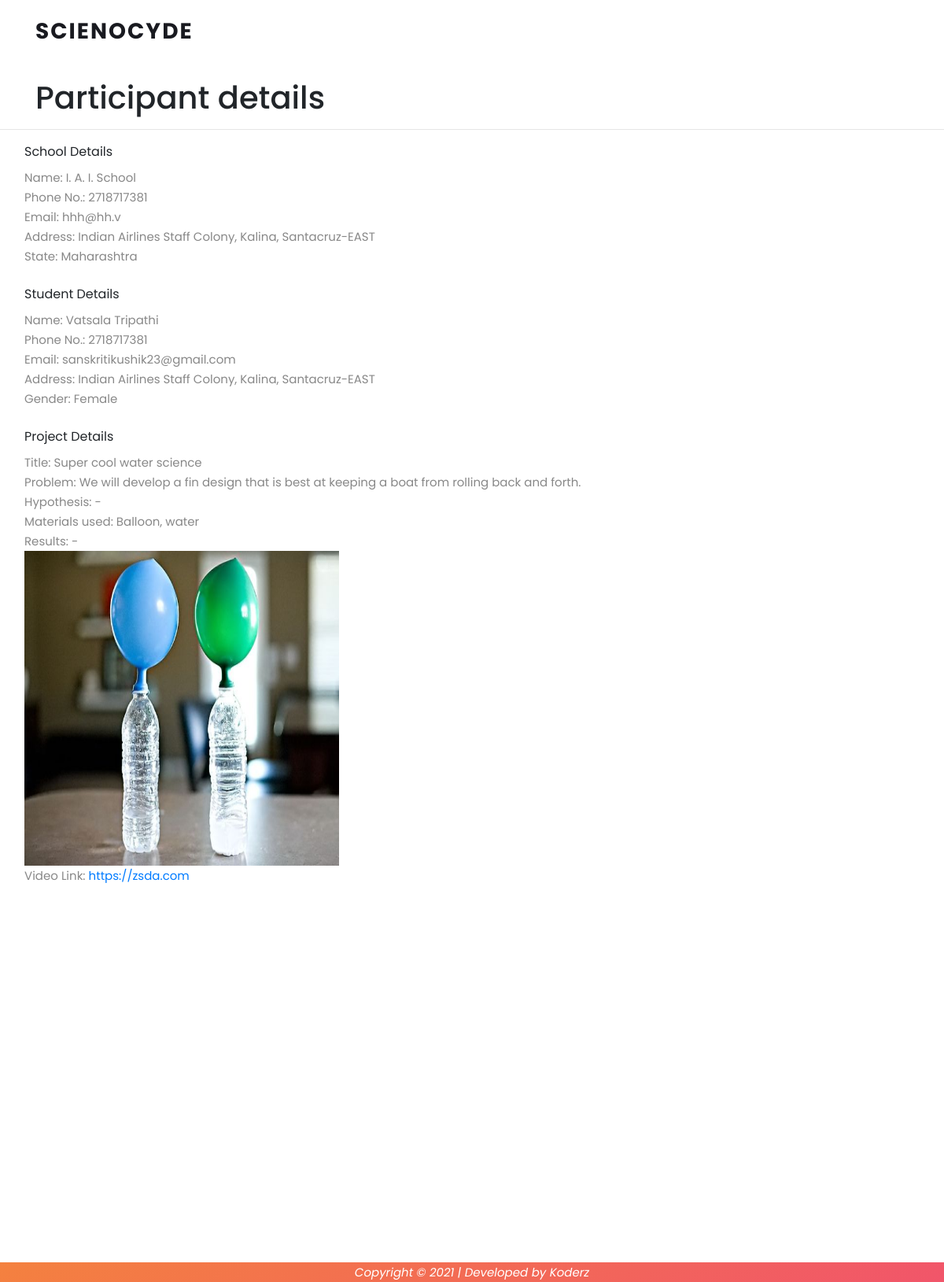
The app's page /core/project_details/9 with its own data.
### core/models.py (models this page shows, shortened)
class Participant(models.Model):
    username = models.CharField(max_length=50, default="null", blank=True)
    School_Name = models.CharField(max_length=50)
    School_Phone_no = models.CharField(max_length=150)
    School_Email_address = models.EmailField(max_length=100)
    School_Address = models.CharField(max_length=200)
    State = models.CharField(max_length=100)
    Student_Name = models.CharField(max_length=50)
    Contact_no = models.CharField(max_length=150)
    Email_address = models.EmailField(max_length=100)
    House_Address = models.CharField(max_length=200)
    Gender = models.CharField(max_length=100)
    Title_of_your_project = models.CharField(max_length=200)
    Question_or_Problem = models.CharField(max_length=100)
    Hypothesis_or_possible_solution = models.CharField(max_length=50)
    Materials_needed = models.CharField(max_length=150)
    Results = models.CharField(max_length=100)
    Image_of_Project = models.URLField()
    Link_of_your_project = models.URLField(max_length=200)
    host_id = models.CharField(max_length=10)
    date = models.DateTimeField(auto_now_add=True)
    class Meta:
        ordering = ["-date"]

### core/views.py (the view)
def project_details(request, project_id):
    template_name = "core/project_details.html"
    project_obj = Participant.objects.get(pk=project_id)
    context = {"project_obj": project_obj}
    return render(request, template_name, context)

### templates/core/project_details.html (shortened to what this page needs)
{% extends 'base.html' %} {% load static %} {% block extra_css %} {% endblock %}
{% block body %}
<section class="section" id="about">
  <div class="container">
    <div class="form-element-html">
      <h1>Participant details</h1>
    </div>
  </div>
  <div
    data-identifier="field33"
    data-index="1"
    style="width: 100%"
    class="even form-element form-element-field33 options-false index-false form-element-1 default-false form-element-type-customText is-required-false -handle"
  >
    <div class="form-element-html">
      <div>
          <div class="full" style="text-align: left"><hr /></div>
        </div>
      </div>
    </div>
    <div class="container" style="margin-left: 1em;">
      <label for="validationCustom01">School Details</label>
      <p>Name: {{ project_obj.School_Name }}</p>
      <p>Phone No.: {{ project_obj.School_Phone_no }}</p>
      <p>Email: {{ project_obj.School_Email_address }}</p>
      <p>Address: {{ project_obj.School_Address }}</p>
      <p>State: {{ project_obj.State }}</p>
      <br />
      <label for="validationCustom01">Student Details</label>
      <p>Name: {{ project_obj.Student_Name }}</p>
      <p>Phone No.: {{ project_obj.Contact_no }}</p>
      <p>Email: {{ project_obj.Email_address }}</p>
      <p>Address: {{ project_obj.House_Address }}</p>
      <p>Gender: {{ project_obj.Gender }}</p>
      <br />
      <label for="validationCustom01">Project Details</label>
      <p>Title: {{ project_obj.Title_of_your_project }}</p>
      <p>Problem: {{ project_obj.Question_or_Problem }}</p>
      <p>Hypothesis: {{ project_obj.Hypothesis_or_possible_solution }}</p>
      <p>Materials used: {{ project_obj.Materials_needed }}</p>
      <p>Results: {{ project_obj.Results }}</p>
      <img
        src="{{ project_obj.Image_of_Project }}"
        width="400px"
        height="400px"
        alt="project_image"
      /><br>
      <p>
        Video Link:
        <a href="{{ project_obj.Link_of_your_project }}"
          >{{ project_obj.Link_of_your_project }}</a
        >
      </p>
      <br />
    </div>
</section>
{% endblock %} {% block extra_js %} {% endblock %}

### static_files/css/templatemo-lava.css (style rules this page uses)
html, body, div, span, applet, object, iframe, h1, h2, h3, h4, h5, h6, p, blockquote, div pre, a, abbr, acronym, address, big, cite, code, del, dfn, em, font, img, ins, kbd, q, s, samp, small, strike, strong, sub, sup, tt, var, b, u, i, center, dl, dt, dd, ol, ul, li, figure, header, nav, section, article, aside, footer, figcaption { margin: 0; padding: 0; border: 0; outline: 0; }
header, nav, section, article, aside, footer, hgroup { display: block; }
* { box-sizing: border-box; }
html, body { font-family: 'Poppins', sans-serif; font-weight: 400; background-color: #fff; font-size: 16px; -ms-text-size-adjust: 100%; -webkit-font-smoothing: antialiased; -moz-osx-font-smoothing: grayscale; }
a { text-decoration: none !important; }
h1, h2, h3, h4, h5, h6 { margin-top: 0px; margin-bottom: 0px; }
p { font-size: 15px; line-height: 25px; color: #888; }
html, body { background: #fff; font-family: 'Poppins', sans-serif; }
#about { padding: 100px 0px; position: relative; z-index: 9; }

### records on screen
Participant: School_Name "I. A. I. School", School_Phone_no "2718717381", School_Email_address "hhh@hh.v", School_Address "Indian Airlines Staff Colony, Kalina, Santacruz-EAST", State "Maharashtra", Student_Name "Vatsala Tripathi", Contact_no "2718717381", Email_address "sanskritikushik23@gmail.com", House_Address "Indian Airlines Staff Colony, Kalina, Santacruz-EAST", Gender "Female", Title_of_your_project "Super cool water science", Question_or_Problem "We will develop a fin design that is best at keeping a boat from rolling back and forth.", Hypothesis_or_possible_solution "-", Materials_needed "Balloon, water", Results "-", Image_of_Project (picture), Link_of_your_project "https://zsda.com"
